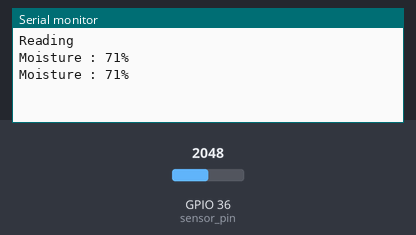
Recording of a sketch running on a simulated ESP32. Shown: the last lines printed to the serial monitor. The test bench sets the inputs (shaded band); at power-on: GPIO 36 (sensor_pin) = 2048.

Above: at 3.2 s.
3.3 s: GPIO 36 (sensor_pin) set to 2866
At 4.6 s:
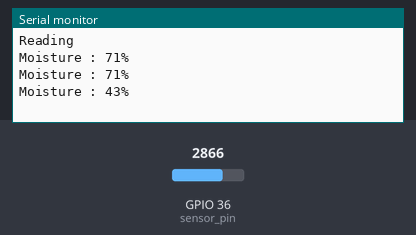
4.8 s: GPIO 36 (sensor_pin) set to 3603
At 5.8 s:
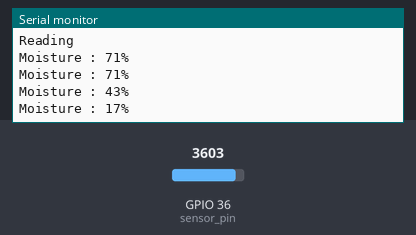
Timing chart, 0 to 7.8 s (numbered marks = the images above; inputs shaded):
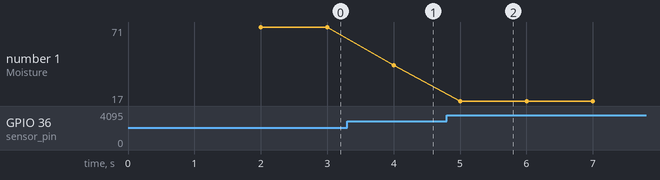

The sketch:

Soil_Moisture_Sensor.ino
```cpp
// ANALOG INPUT PIN
int sensor_pin = 36;
int value ;

// COLLABORATIVE FACTORS
int dry_air_val = 4095;
int water_val = 1240;

void setup()
{
  Serial.begin(9600);
  Serial.println("Reading");
  delay(2000);
}

void loop()
{

  value = analogRead(sensor_pin);
  value = map(value, dry_air_val, water_val, 0, 100);

  Serial.print("Moisture : ");
  Serial.print(value);
  Serial.println("%");

  delay(1000);
}
```

Measured:
- after the input at 3.3 s, the serial monitor: prints a new line after 0.70 s (image 1)
- after the input at 4.8 s, the serial monitor: prints a new line after 0.20 s (image 2)
- plotted number 1: 71 → 43 after the input at 3.3 s, 43 → 17 after the input at 4.8 s
